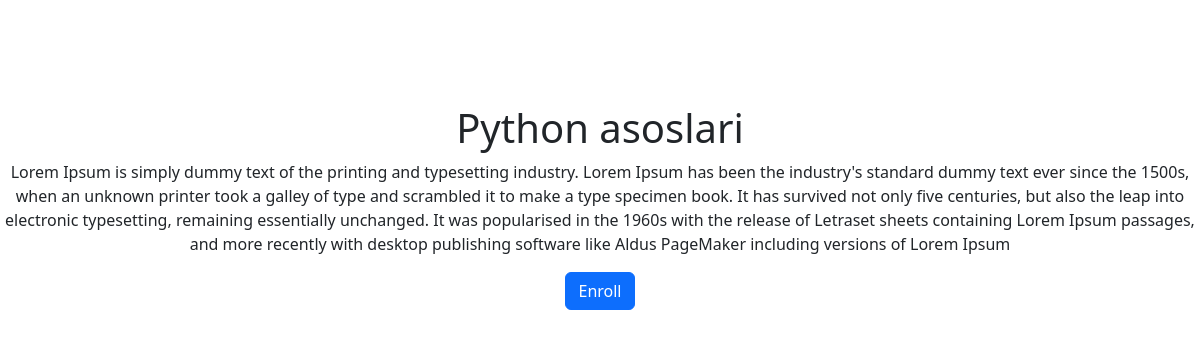
Page /academy/course/python-asoslari/ on the committed database.
### academy/models.py (models this page shows, shortened)
class Course(models.Model):
    owner = models.ForeignKey(User, on_delete=models.CASCADE, related_name='course_owner')
    main_title = models.CharField(max_length=200)
    about_course = models.TextField(max_length=800)
    photo = CloudinaryField()
    students = models.ManyToManyField(User, blank=True)
    slug = models.SlugField(max_length=100, blank=True)
    class Meta:
        verbose_name_plural = "Playlist Courses"

### academy/views.py (the view, shortened to what this page needs)
# urls.py: path('course/<slug:slug>/',CourseDetailView.as_view(), name='course-detail'),
class CourseDetailView(View):
    def get(self, request, slug):
        course = Course.objects.get(slug=slug)
        materials = CourseMaterials.objects.filter(playlist__slug=course.slug).first()
        if request.user in course.students.all():
            return redirect('academy:learn-course',slug=course.slug, random_number=materials.random_number)
        context = {
            'course':course,
        }
        return render(request, 'academy/course-detail.html', context)

### academy/templates/academy/course-detail.html (shortened to what this page needs)
{% extends 'base.html' %}
{% block content %}
    <center>
        <h1>{{ course.main_title }}</h1>
        <p>{{ course.about_course }}</p>
        <form action="" method="post">
            <button class="btn btn-primary" name="enroll-button">Enroll</button>
        </form>
    </center>
{% endblock content %}

### static/assets/css/mediumish.css (style rules this page uses)
body { padding-top:5rem; }

### rows in the picture
Course: main_title "Python asoslari", about_course "Lorem Ipsum is simply dummy text of the printing and typesetting industry. Lorem Ipsum has been the industry's standard dummy text ever since the 1500s, when an unknown printer took a galley of type and scrambled it to make a type specimen book. It has survived not only five centuries, but also the leap into electronic typesetting, remaining essentially unchanged. It was popularised in the 1960s with the release of Letraset sheets containing Lorem Ipsum passages, and more recently with desktop publishing software like Aldus PageMaker including versions of Lorem Ipsum"
